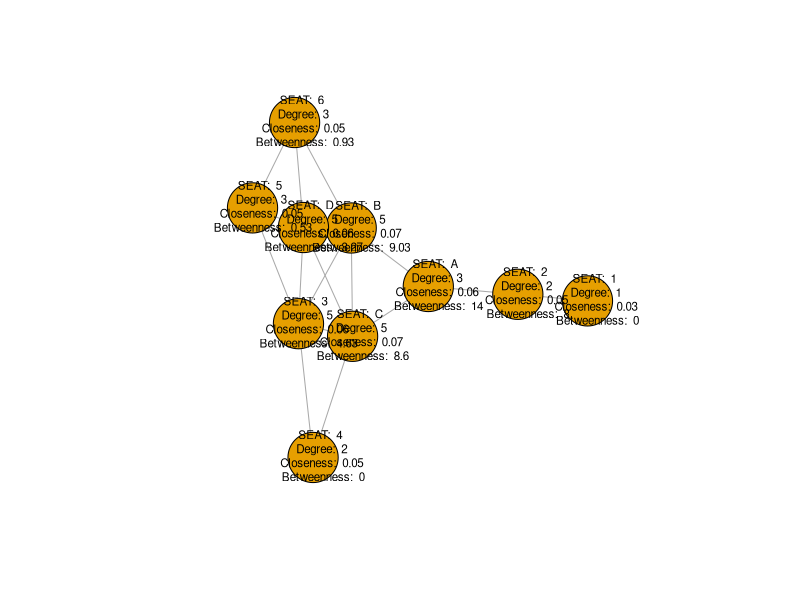

The R source for this figure:
library(igraph)

# Create Nodes and Edges - This is a non-directional network
network <- graph(edges=c("A","B",
                         "A","C",
                         "A","2",
                         "B","D",
                         "B","3",
                         "B","C",
                         "B","6",
                         "C","D",
                         "C","3",
                         "C","4",
                         "D","5",
                         "D","3",
                         "D","6",
                         "1","2",
                         "3","4",
                         "3","5",
                         "5","6"), 
                 directed = FALSE)

# Calculate Degree Centrality for Each Node
degree_centrality <- degree(network, mode="all")

# Calculate Betweenness Centrality for each node
betweenness_centrality <- betweenness(network, directed = FALSE)

# Calculate closeness centrality for each node
closeness_centrality <- closeness(network, mode = "all")

# Calculate distances for Each Node
distances(network, mode="all")

# Calculate the Articulation Points to see who is holding the network together
articulation.points(network)


# Add centrality scores as node attributes
V(network)$degree_centrality <- degree_centrality
V(network)$closeness_centrality <- closeness_centrality
V(network)$betweenness_centrality <- betweenness_centrality

# Set the vertex label as the combination of node attributes
V(network)$label <- paste(
  "\nSEAT: ", V(network)$name, "\n",
  "Degree: ", V(network)$degree_centrality, "\n",
  "Closeness: ", round(V(network)$closeness_centrality, 2), "\n",
  "Betweenness: ", round(V(network)$betweenness_centrality, 2))

# Plot the Network Graph with node attributes as labels
plot(network, vertex.size=30, vertex.label.cex=0.7, 
     vertex.label.color="black", vertex.label.dist=1,
     vertex.label.family="sans", vertex.label.font=1)

